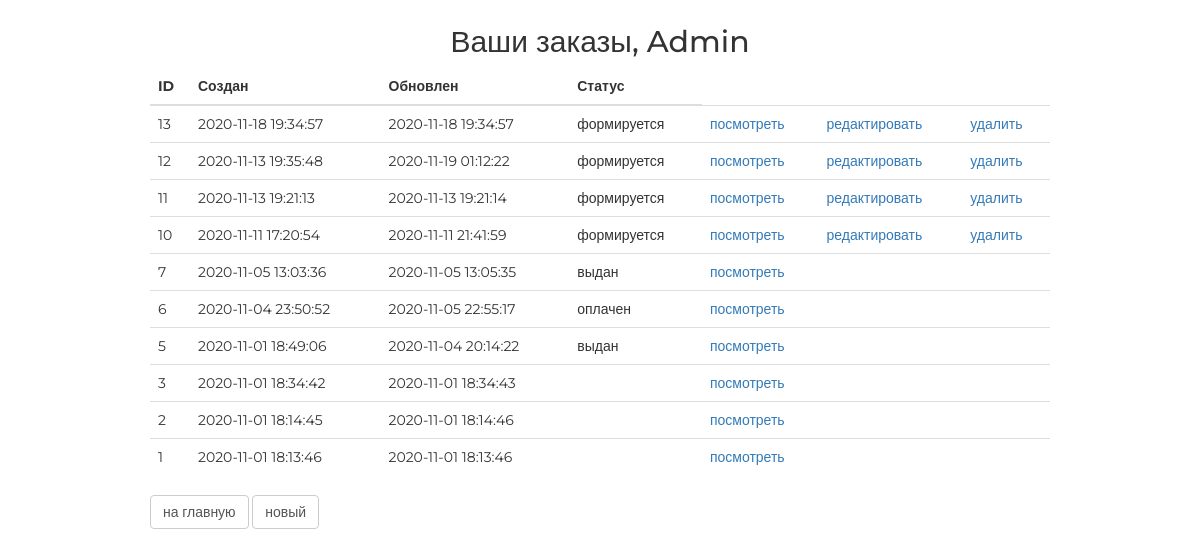
Screenshot of /order/ (signed in) with the database file from the repository.
### authapp/models.py (models this page shows, shortened)
class ShopUser(AbstractUser):
    avatar = models.ImageField(upload_to='users_avatars', blank=True, verbose_name='аватар')
    age = models.PositiveSmallIntegerField(verbose_name='Возраст', default=18)
    activation_key = models.CharField(max_length=128, blank=True)
    activation_key_expires = models.DateTimeField(default=(now() + timedelta(hours=48)))

### orderapp/models.py (models this page shows, shortened)
class Order(models.Model):
    FORMING = 'FM'
    SENT_TO_PROCESSING = 'STP'
    PROCESSED = 'PRD'
    PAID = 'PD'
    READY = 'RDY'
    DONE = 'DN'
    CANCELLED = 'CNC'
    ORDER_STATUSES = (
        (FORMING, 'формируется'),
        (SENT_TO_PROCESSING, 'отправлен в обработку'),
        (PROCESSED, 'обработан'),
        (PAID, 'оплачен'),
        (READY, 'готов к выдаче'),
        (DONE, 'выдан'),
        (CANCELLED, 'отменен'),
    )
    user = models.ForeignKey(settings.AUTH_USER_MODEL, on_delete=models.CASCADE, verbose_name='пользователь')
    created = models.DateTimeField(auto_now_add=True, verbose_name='дата создания')
    updated = models.DateTimeField(auto_now=True, verbose_name='дата изменения')
    status = models.CharField(max_length=3, choices=ORDER_STATUSES, default=FORMING, verbose_name='статус заказа')
    is_active = models.BooleanField(db_index=True, default=True, verbose_name='активен')
    class Meta:
        ordering = ('-created',)
        verbose_name = 'заказ'
        verbose_name_plural = 'заказы'

### orderapp/views.py (the view)
# urls.py: path('', orderapp.OrderList.as_view(), name='orders_list'),
class OrderList(ListView):
    model = Order
    def get_queryset(self):
        return Order.objects.filter(user=self.request.user).select_related()
    @method_decorator(login_required())
    def dispatch(self, *args, **kwargs):
        return super(ListView, self).dispatch(*args, **kwargs)
    def get_context_data(self, **kwargs):
        context = super().get_context_data(**kwargs)
        context['title'] = 'заказы'
        return context

### mainapp/context_processors.py (called while the page is built)
def basket(request):
    basket_items = []
    if request.user.is_authenticated:
        basket_items = request.user.basket.select_related()
    return {
        'basket': basket_items
    }

### orderapp/templates/orderapp/order_list.html
{% extends 'orderapp/base.html' %}
{% load static %}
{% block content %}
    <div class="h2 text-center head">
        Ваши заказы,
        {% if user.first_name %}
            {{ user.first_name|title }}
        {% else %}
            Пользователь
        {% endif %}
    </div>
    <table class="table order_list">
        <thead>
        <tr>
            <th>ID</th>
            <th>Создан</th>
            <th>Обновлен</th>
            <th>Статус</th>
        </tr>
        </thead>
        <tbody>
        {% for item in object_list %}
            {% if item.is_active %}
                <tr>
                    <td class="td1 order_list">{{ item.pk }}</td>
                    <td>{{ item.created|date:"Y-m-d H:i:s" }}</td>
                    <td>{{ item.updated|date:"Y-m-d H:i:s" }}</td>
                    <td>{{ item.get_status_display }}</td>
                    <td>
                        <a href="{% url 'orderapp:order_read' item.pk %}">
                            посмотреть
                        </a>
                    </td>
                    <td>
                        {% if item.status == 'FM' %}
                            <a href="{% url 'orderapp:order_update' item.pk %}">
                                редактировать
                            </a>
                        {% endif %}
                    </td>
                    <td>
                        {% if item.status == 'FM' %}
                            <a href="{% url 'orderapp:order_delete' item.pk %}">
                                удалить
                            </a>
                        {% endif %}
                    </td>
                </tr>
            {% endif %}
        {% endfor %}
        </tbody>
    </table>
    <button class="btn btn-default btn-round">
        <a href="{% url 'main' %}">
            на главную
        </a>
    </button>
    <button class="btn btn-default btn-round">
        <a href="{% url 'orderapp:order_create' %}">
            новый
        </a>
    </button>
{% endblock %}

### static/css/style.css (style rules this page uses)
* { margin: 0; padding: 0; }
.order_container button a { text-decoration: none; color: #555; }
.table.order_list { min-width: 600px; }
.td1.order_list { width: 40px; }
body { font-family: 'Montserrat', sans-serif; }
html, body { height: 100%; }
table { width: 100%; }
td:first-child { width: 235px; }

### rows the page displays
ShopUser: first_name "Admin"
Order: pk "13", created "2020-11-18 19:34:57", updated "2020-11-18 19:34:57", status "формируется", shows "редактировать", shows "удалить"
Order: pk "12", created "2020-11-13 19:35:48", updated "2020-11-19 01:12:22", status "формируется", shows "редактировать", shows "удалить"
Order: pk "11", created "2020-11-13 19:21:13", updated "2020-11-13 19:21:14", status "формируется", shows "редактировать", shows "удалить"
Order: pk "10", created "2020-11-11 17:20:54", updated "2020-11-11 21:41:59", status "формируется", shows "редактировать", shows "удалить"
Order: pk "7", created "2020-11-05 13:03:36", updated "2020-11-05 13:05:35", status "выдан"
Order: pk "6", created "2020-11-04 23:50:52", updated "2020-11-05 22:55:17", status "оплачен"
Order: pk "5", created "2020-11-01 18:49:06", updated "2020-11-04 20:14:22", status "выдан"
Order: pk "3", created "2020-11-01 18:34:42", updated "2020-11-01 18:34:43"
Order: pk "2", created "2020-11-01 18:14:45", updated "2020-11-01 18:14:46"
Order: pk "1", created "2020-11-01 18:13:46", updated "2020-11-01 18:13:46"
